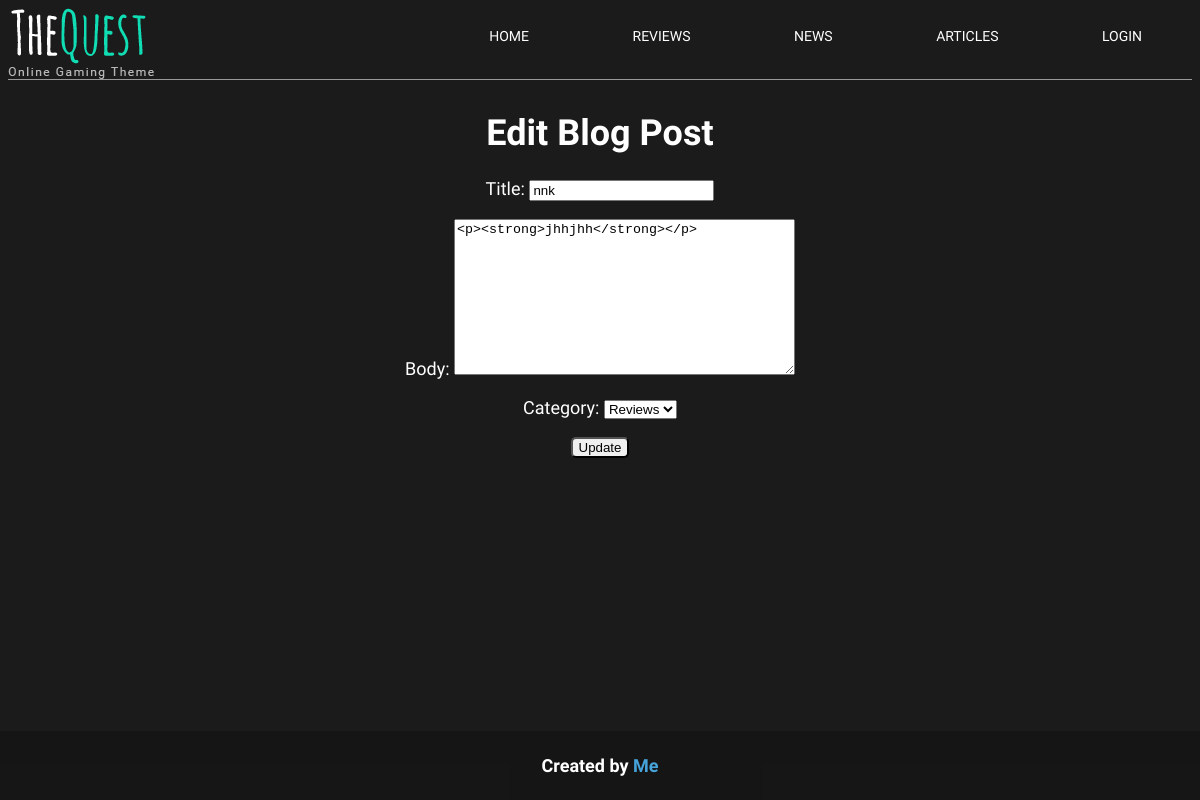
/post/update/7, run on the app's committed database.
### blog/models.py (models this page shows, shortened)
class Post(models.Model):
    title = models.CharField(max_length=200)
    author = models.ForeignKey(
        User,
        on_delete=models.CASCADE,
    )
    body = RichTextField(blank=True, null=True)
    date = models.DateTimeField(auto_now_add=True)
    CATEGORY = [
        (Reviews, 'Reviews'),
        (News, 'News'),
        (Articles, 'Articles')
    ]
    category = models.CharField(
        max_length=10,
        choices = CATEGORY,
        default = 'IT'
    )
    class Meta:
        ordering = ['-date']

### blog/views.py (the view)
# urls.py: path('post/update/<int:pk>', UpdatePostView.as_view(), name='update_post'),
class UpdatePostView(UpdateView, LoginRequiredMixin):
    model = Post
    template_name = 'update.html'
    fields = ['title', 'body', 'category', 'id']

### templates/update.html (shortened to what this page needs)
{% extends 'base.html' %}
{% block content %}
<div class="container">
<h1>Edit Blog Post</h1>
<form method="POST">
    {{ form.as_p }}
    <button>Update</button>
</form>
</div>
{% endblock content %}

### static/css/base.css (style rules this page uses)
body { font-family: 'Source Sans Pro', sans-serif; font-size: 18px; background-color: rgba(2, 2, 2, 0.897); color: #fff; }
.container { width: 100%; max-width: 1200px; margin: 2rem auto; text-align: center; }
button { border-radius: 5px; }

### data on the page
Post: title "nnk", body "<p><strong>jhhjhh</strong></p>", category "Reviews"
